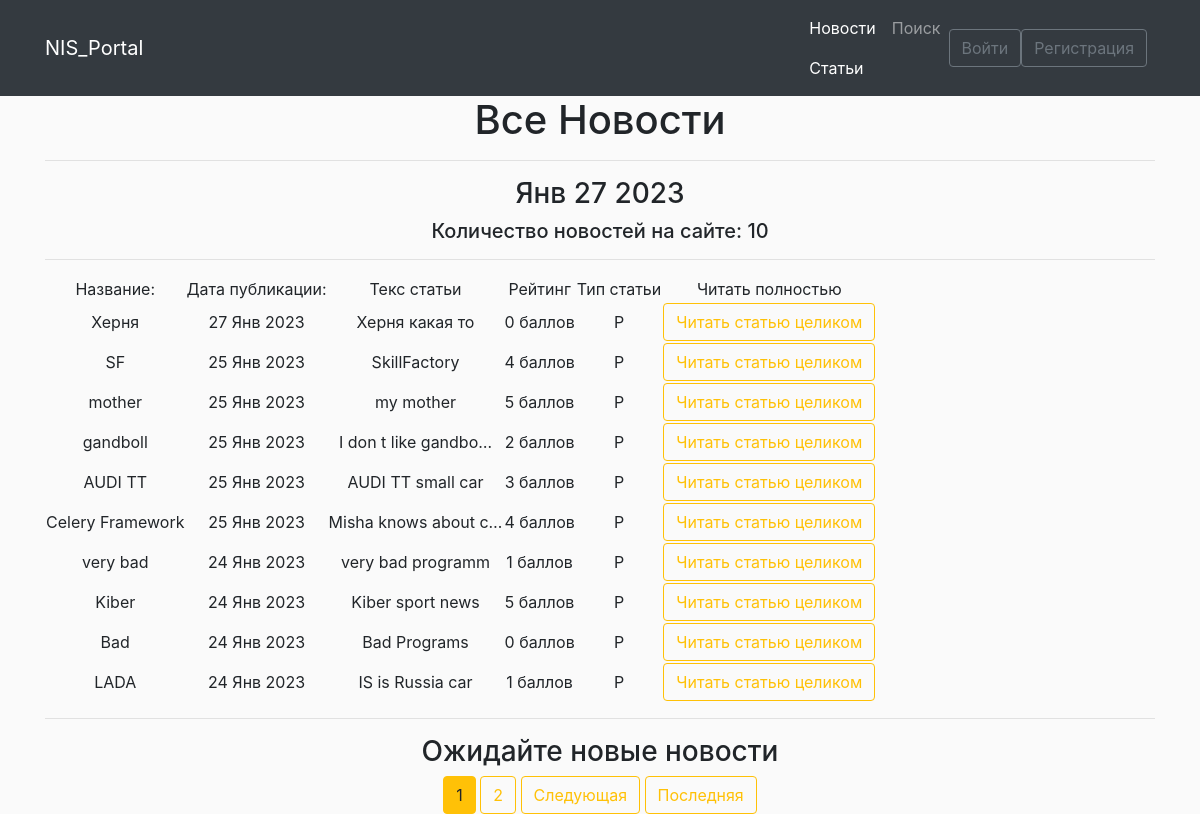
Screenshot of /posts/articles/ with the database file from the repository.
### news/models.py (models this page shows, shortened)
class Post(models.Model):
    post = 'P'
    news = 'N'
    author = models.ForeignKey(Author, verbose_name='Автор', on_delete=models.CASCADE, related_name='posts')
    select = models.CharField('Статья/Новость', max_length=10, choices=SELECT, default=post)
    date = models.DateTimeField('Дата', default=timezone.now)
    categories = models.ManyToManyField(Category, through='PostCategory')
    title = models.CharField('Название статьи', max_length=120, unique=True)
    text = models.TextField('Основной текст статьи')
    rating_post = models.IntegerField(default=0)
    class Meta:
        verbose_name = 'Пост'
        verbose_name_plural = 'Посты'

### news/views.py (the view)
# urls.py: path('articles/', cache_page(6*2)(views.ShowNewsView.as_view()), name='articles-main'),
class ShowNewsView(ListView):
    model = Post  # Указываем модель, объекты которой мы будем выводить
    ordering = ['-date']  # Поле, которое будет использоваться для сортировки объектов
    template_name = 'news/showNews.html'  # Указываем имя шаблона, в котором будут все инструкции о том, как именно пользователю должны быть показаны наши объекты
    context_object_name = 'news'  # Это имя списка, в котором будут лежать все объекты в HTML обращаемся к нему!!!
    paginate_by = 10  # постраничный вывод, сколько объектов выводим на 1 страницу
    def get_context_data(self, **kwargs):
        context = super().get_context_data(**kwargs)
        context['time_now'] = datetime.utcnow()
        context['next_news'] = 'Ожидайте новые новости'
        return context
    def get_queryset(self):
        if 'news' in self.request.path:
            self.queryset = super().get_queryset().filter(select='N')
            return self.queryset
        else:
            self.queryset = super().get_queryset().filter(select='P')
            return self.queryset

### news/templatetags/custom_filters.py (called while the page is built)
@register.filter()
def currency(value, code):
    postfix = CURRENCIES_SYMBOLS[code]
    return f'{value} {postfix}'

### news/templates/news/showNews.html (shortened to what this page needs)
{% extends 'news/base.html' %}
{% load custom_filters %}
{% load cache %}
{% block content %}
   <h1>Все Новости</h1>
   <hr>
    <h3>{{ time_now|date:'M d Y' }}</h3>
    {% cache 200 post_count %}
    <h5>Количество новостей на сайте: {{news|length}}</h5>
    {% endcache %}
    <hr>
   {% if news %}
       <table>
           <tr>
               <td>Название:</td>
               <td>Дата публикации:</td>
               <td>Текс статьи</td>
               <td>Рейтинг</td>
               <td>Тип статьи</td>
               <td>Читать полностью</td>
           </tr>
           {% for new in news %}
           <tr>
               <td>{{ new.title }}</td>
               <td>{{ new.date|date:'d M Y' }}</td>
               <td>{{ new.text|truncatechars:20 }}</td>
               <td>{{ new.rating_post|currency:"score" }}</td>
               <td>{{ new.select }}</td>
               {% if new.select == 'N'%}
               <td><a href="{% url 'news-detail' new.id %}" class="btn btn-outline-warning">Читать новость целиком</a></td>
               {% elif new.select == 'P'%}
               <td><a href="{% url 'articles-detail' new.id %}" class="btn btn-outline-warning">Читать статью целиком</a></td>
               {% else %}
               <td> Неизвестный тип контекта </td>
               {% endif %}
           </tr>
           {% endfor %}
       </table>
   {% else %}
       <h2>Новостей пока нет!</h2>
   {% endif %}
    <hr>
    <h3> {{ next_news|default_if_none:"Чуть позже появятся новые новости!" }} </h3>
   {% if is_paginated %}
      {% for num in page_obj.paginator.page_range %}
        {% if num == page_obj.number %}
          <button class="btn btn-warning">{{ num }}</button>
        {% elif num > page_obj.number|add:'-2' and num < page_obj.number|add:'2' %}
          <a href="?page={{ num }}" class="btn btn-outline-warning">{{ num }}</a>
        {% endif %}
      {% endfor %}
      {% if page_obj.has_next %}
        <a href="?page={{ page_obj.next_page_number }}" class="btn btn-outline-warning">Следующая</a>
        <a href="?page={{ page_obj.paginator.num_pages }}" class="btn btn-outline-warning">Последняя</a>
      {% endif %}
    {% endif %}
{% endblock content %}

### news/static/news/main.css (style rules this page uses)
body { background: #fafafa }

### rows the page displays
Post: title "Херня", date "27 Янв 2023", text "Херня какая то", rating_post "0 баллов", select "P", shows "Читать статью целиком"
Post: title "SF", date "25 Янв 2023", text "SkillFactory", rating_post "4 баллов", select "P", shows "Читать статью целиком"
Post: title "mother", date "25 Янв 2023", text "my mother", rating_post "5 баллов", select "P", shows "Читать статью целиком"
Post: title "gandboll", date "25 Янв 2023", text "I don t like gandbo…", rating_post "2 баллов", select "P", shows "Читать статью целиком"
Post: title "AUDI TT", date "25 Янв 2023", text "AUDI TT small car", rating_post "3 баллов", select "P", shows "Читать статью целиком"
Post: title "Celery Framework", date "25 Янв 2023", text "Misha knows about c…", rating_post "4 баллов", select "P", shows "Читать статью целиком"
Post: title "very bad", date "24 Янв 2023", text "very bad programm", rating_post "1 баллов", select "P", shows "Читать статью целиком"
Post: title "Kiber", date "24 Янв 2023", text "Kiber sport news", rating_post "5 баллов", select "P", shows "Читать статью целиком"
Post: title "Bad", date "24 Янв 2023", text "Bad Programs", rating_post "0 баллов", select "P", shows "Читать статью целиком"
Post: title "LADA", date "24 Янв 2023", text "IS is Russia car", rating_post "1 баллов", select "P", shows "Читать статью целиком"

### other values shown
{{ time_now|date:'M d Y' }} "Янв 27 2023"
{{ news|length }} "10"
{{ next_news|default_if_none:"Чуть позже появятся новые новости!" }} "Ожидайте новые новости"
{{ num }} "1"
{{ num }} "2"
